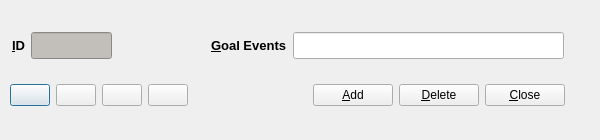
<?xml version="1.0" encoding="UTF-8"?>
<ui version="4.0">
 <class>GoalEventSetupDlg</class>
 <widget class="QDialog" name="GoalEventSetupDlg">
  <property name="geometry">
   <rect>
    <x>0</x>
    <y>0</y>
    <width>600</width>
    <height>140</height>
   </rect>
  </property>
  <property name="minimumSize">
   <size>
    <width>600</width>
    <height>140</height>
   </size>
  </property>
  <property name="maximumSize">
   <size>
    <width>640</width>
    <height>180</height>
   </size>
  </property>
  <property name="windowTitle">
   <string>Goal Events Setup</string>
  </property>
  <widget class="QWidget" name="layoutWidget">
   <property name="geometry">
    <rect>
     <x>12</x>
     <y>20</y>
     <width>552</width>
     <height>51</height>
    </rect>
   </property>
   <layout class="QHBoxLayout" name="horizontalLayout">
    <item>
     <widget class="QLabel" name="label">
      <property name="text">
       <string>&lt;!DOCTYPE HTML PUBLIC &quot;-//W3C//DTD HTML 4.0//EN&quot; &quot;http://www.w3.org/TR/REC-html40/strict.dtd&quot;&gt;
&lt;html&gt;&lt;head&gt;&lt;meta name=&quot;qrichtext&quot; content=&quot;1&quot; /&gt;&lt;style type=&quot;text/css&quot;&gt;
p, li { white-space: pre-wrap; }
&lt;/style&gt;&lt;/head&gt;&lt;body style=&quot; font-family:'Sans Serif'; font-size:10pt; font-weight:400; font-style:normal;&quot;&gt;
&lt;p style=&quot; margin-top:0px; margin-bottom:0px; margin-left:0px; margin-right:0px; -qt-block-indent:0; text-indent:0px;&quot;&gt;&lt;span style=&quot; font-weight:600;&quot;&gt;&amp;amp;ID&lt;/span&gt;&lt;/p&gt;&lt;/body&gt;&lt;/html&gt;</string>
      </property>
      <property name="buddy">
       <cstring>goaleventID_display</cstring>
      </property>
     </widget>
    </item>
    <item>
     <widget class="QLineEdit" name="goaleventID_display">
      <property name="maximumSize">
       <size>
        <width>81</width>
        <height>27</height>
       </size>
      </property>
      <property name="styleSheet">
       <string notr="true">background-color: rgb(194, 190, 186);</string>
      </property>
      <property name="readOnly">
       <bool>true</bool>
      </property>
     </widget>
    </item>
    <item>
     <spacer name="horizontalSpacer">
      <property name="orientation">
       <enum>Qt::Horizontal</enum>
      </property>
      <property name="sizeHint" stdset="0">
       <size>
        <width>78</width>
        <height>20</height>
       </size>
      </property>
     </spacer>
    </item>
    <item>
     <widget class="QLabel" name="label_2">
      <property name="text">
       <string>&lt;!DOCTYPE HTML PUBLIC &quot;-//W3C//DTD HTML 4.0//EN&quot; &quot;http://www.w3.org/TR/REC-html40/strict.dtd&quot;&gt;
&lt;html&gt;&lt;head&gt;&lt;meta name=&quot;qrichtext&quot; content=&quot;1&quot; /&gt;&lt;style type=&quot;text/css&quot;&gt;
p, li { white-space: pre-wrap; }
&lt;/style&gt;&lt;/head&gt;&lt;body style=&quot; font-family:'Sans Serif'; font-size:10pt; font-weight:400; font-style:normal;&quot;&gt;
&lt;p style=&quot; margin-top:0px; margin-bottom:0px; margin-left:0px; margin-right:0px; -qt-block-indent:0; text-indent:0px;&quot;&gt;&lt;span style=&quot; font-weight:600;&quot;&gt;&amp;amp;Goal Events&lt;/span&gt;&lt;/p&gt;&lt;/body&gt;&lt;/html&gt;</string>
      </property>
      <property name="buddy">
       <cstring>goaleventEdit</cstring>
      </property>
     </widget>
    </item>
    <item>
     <widget class="QLineEdit" name="goaleventEdit">
      <property name="minimumSize">
       <size>
        <width>271</width>
        <height>27</height>
       </size>
      </property>
      <property name="toolTip">
       <string>Description of match event leading to open play goal</string>
      </property>
     </widget>
    </item>
   </layout>
  </widget>
  <widget class="QWidget" name="layoutWidget">
   <property name="geometry">
    <rect>
     <x>10</x>
     <y>70</y>
     <width>261</width>
     <height>51</height>
    </rect>
   </property>
   <layout class="QHBoxLayout" name="horizontalLayout_2">
    <item>
     <widget class="QPushButton" name="firstEntry">
      <property name="toolTip">
       <string>First Entry</string>
      </property>
      <property name="text">
       <string/>
      </property>
      <property name="icon">
       <iconset>
        <normaloff>images/first.png</normaloff>images/first.png</iconset>
      </property>
     </widget>
    </item>
    <item>
     <widget class="QPushButton" name="prevEntry">
      <property name="toolTip">
       <string>Previous Entry</string>
      </property>
      <property name="text">
       <string/>
      </property>
      <property name="icon">
       <iconset>
        <normaloff>images/prev.png</normaloff>images/prev.png</iconset>
      </property>
     </widget>
    </item>
    <item>
     <widget class="QPushButton" name="nextEntry">
      <property name="toolTip">
       <string>Next Entry</string>
      </property>
      <property name="text">
       <string/>
      </property>
      <property name="icon">
       <iconset>
        <normaloff>images/next.png</normaloff>images/next.png</iconset>
      </property>
     </widget>
    </item>
    <item>
     <widget class="QPushButton" name="lastEntry">
      <property name="toolTip">
       <string>Last Entry</string>
      </property>
      <property name="text">
       <string/>
      </property>
      <property name="icon">
       <iconset>
        <normaloff>images/last.png</normaloff>images/last.png</iconset>
      </property>
     </widget>
    </item>
    <item>
     <spacer name="horizontalSpacer_2">
      <property name="orientation">
       <enum>Qt::Horizontal</enum>
      </property>
      <property name="sizeHint" stdset="0">
       <size>
        <width>18</width>
        <height>20</height>
       </size>
      </property>
     </spacer>
    </item>
   </layout>
  </widget>
  <widget class="QWidget" name="layoutWidget">
   <property name="geometry">
    <rect>
     <x>290</x>
     <y>70</y>
     <width>275</width>
     <height>51</height>
    </rect>
   </property>
   <layout class="QHBoxLayout" name="horizontalLayout_3">
    <item>
     <spacer name="horizontalSpacer_3">
      <property name="orientation">
       <enum>Qt::Horizontal</enum>
      </property>
      <property name="sizeHint" stdset="0">
       <size>
        <width>13</width>
        <height>20</height>
       </size>
      </property>
     </spacer>
    </item>
    <item>
     <widget class="QPushButton" name="addEntry">
      <property name="toolTip">
       <string>Add Entry</string>
      </property>
      <property name="text">
       <string>&amp;Add</string>
      </property>
      <property name="icon">
       <iconset>
        <normaloff>images/add.png</normaloff>images/add.png</iconset>
      </property>
     </widget>
    </item>
    <item>
     <widget class="QPushButton" name="deleteEntry">
      <property name="toolTip">
       <string>Delete Entry</string>
      </property>
      <property name="text">
       <string>&amp;Delete</string>
      </property>
      <property name="icon">
       <iconset>
        <normaloff>images/delete.png</normaloff>images/delete.png</iconset>
      </property>
     </widget>
    </item>
    <item>
     <widget class="QPushButton" name="closeButton">
      <property name="toolTip">
       <string>Close Entry</string>
      </property>
      <property name="text">
       <string>&amp;Close</string>
      </property>
      <property name="icon">
       <iconset>
        <normaloff>images/quit.png</normaloff>images/quit.png</iconset>
      </property>
     </widget>
    </item>
   </layout>
  </widget>
 </widget>
 <resources>
  <include location="fmrd_resources.qrc"/>
 </resources>
 <connections/>
</ui>
